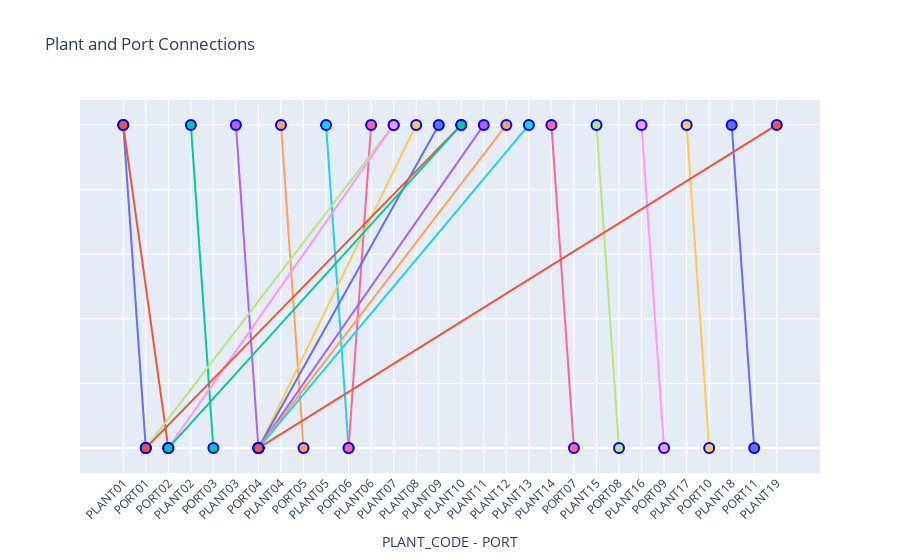

The notebook cell saved with this chart:
### Code cell
#göndərmə limnaları və anbarlar arasında əlaqə
import plotly.graph_objects as go
fig = go.Figure()
for _, row in df5.iterrows():
    fig.add_trace(
        go.Scatter(
            x = [row['PLANT_CODE'], row['PORT']],
            y = [1, 0],
            mode = 'lines+markers',
            marker = dict(
                size = 10,
                symbol = 'circle',
                line = dict(
                    color = 'blue',
                    width = 2
                )
            ),
            hoverinfo = 'text',
            text = f"Plant: {row['PLANT_CODE']}<br>Port: {row['PORT']}",
        )
    )
fig.update_layout(
    title_text = 'Plant and Port Connections',
    showlegend = False,
    xaxis = dict(
        title = 'PLANT_CODE - PORT',
        tickangle = -45
    ),
    yaxis = dict(
        title = '',
        showticklabels = False,
        range = [-0.2, 1.2]
    )
)

fig.show()

### Figure 1 — Plotly figure (JSON) as saved in the notebook; plotly's stock layout.template omitted (floating-point values rounded to 4 significant figures)
{"data": [{"hoverinfo": "text", "marker": {"line": {"color": "blue", "width": 2}, "size": 10, "symbol": "circle"}, "mode": "lines+markers", "text": "Plant: PLANT01<br>Port: PORT01", "type": "scatter", "x": ["PLANT01", "PORT01"], "y": [1, 0]}, {"hoverinfo": "text", "marker": {"line": {"color": "blue", "width": 2}, "size": 10, "symbol": "circle"}, "mode": "lines+markers", "text": "Plant: PLANT01<br>Port: PORT02", "type": "scatter", "x": ["PLANT01", "PORT02"], "y": [1, 0]}, {"hoverinfo": "text", "marker": {"line": {"color": "blue", "width": 2}, "size": 10, "symbol": "circle"}, "mode": "lines+markers", "text": "Plant: PLANT02<br>Port: PORT03", "type": "scatter", "x": ["PLANT02", "PORT03"], "y": [1, 0]}, {"hoverinfo": "text", "marker": {"line": {"color": "blue", "width": 2}, "size": 10, "symbol": "circle"}, "mode": "lines+markers", "text": "Plant: PLANT03<br>Port: PORT04", "type": "scatter", "x": ["PLANT03", "PORT04"], "y": [1, 0]}, {"hoverinfo": "text", "marker": {"line": {"color": "blue", "width": 2}, "size": 10, "symbol": "circle"}, "mode": "lines+markers", "text": "Plant: PLANT04<br>Port: PORT05", "type": "scatter", "x": ["PLANT04", "PORT05"], "y": [1, 0]}, {"hoverinfo": "text", "marker": {"line": {"color": "blue", "width": 2}, "size": 10, "symbol": "circle"}, "mode": "lines+markers", "text": "Plant: PLANT05<br>Port: PORT06", "type": "scatter", "x": ["PLANT05", "PORT06"], "y": [1, 0]}, {"hoverinfo": "text", "marker": {"line": {"color": "blue", "width": 2}, "size": 10, "symbol": "circle"}, "mode": "lines+markers", "text": "Plant: PLANT06<br>Port: PORT06", "type": "scatter", "x": ["PLANT06", "PORT06"], "y": [1, 0]}, {"hoverinfo": "text", "marker": {"line": {"color": "blue", "width": 2}, "size": 10, "symbol": "circle"}, "mode": "lines+markers", "text": "Plant: PLANT07<br>Port: PORT01", "type": "scatter", "x": ["PLANT07", "PORT01"], "y": [1, 0]}, {"hoverinfo": "text", "marker": {"line": {"color": "blue", "width": 2}, "size": 10, "symbol": "circle"}, "mode": "lines+markers", "text": "Plant: PLANT07<br>Port: PORT02", "type": "scatter", "x": ["PLANT07", "PORT02"], "y": [1, 0]}, {"hoverinfo": "text", "marker": {"line": {"color": "blue", "width": 2}, "size": 10, "symbol": "circle"}, "mode": "lines+markers", "text": "Plant: PLANT08<br>Port: PORT04", "type": "scatter", "x": ["PLANT08", "PORT04"], "y": [1, 0]}, {"hoverinfo": "text", "marker": {"line": {"color": "blue", "width": 2}, "size": 10, "symbol": "circle"}, "mode": "lines+markers", "text": "Plant: PLANT09<br>Port: PORT04", "type": "scatter", "x": ["PLANT09", "PORT04"], "y": [1, 0]}, {"hoverinfo": "text", "marker": {"line": {"color": "blue", "width": 2}, "size": 10, "symbol": "circle"}, "mode": "lines+markers", "text": "Plant: PLANT10<br>Port: PORT01", "type": "scatter", "x": ["PLANT10", "PORT01"], "y": [1, 0]}, {"hoverinfo": "text", "marker": {"line": {"color": "blue", "width": 2}, "size": 10, "symbol": "circle"}, "mode": "lines+markers", "text": "Plant: PLANT10<br>Port: PORT02", "type": "scatter", "x": ["PLANT10", "PORT02"], "y": [1, 0]}, {"hoverinfo": "text", "marker": {"line": {"color": "blue", "width": 2}, "size": 10, "symbol": "circle"}, "mode": "lines+markers", "text": "Plant: PLANT11<br>Port: PORT04", "type": "scatter", "x": ["PLANT11", "PORT04"], "y": [1, 0]}, {"hoverinfo": "text", "marker": {"line": {"color": "blue", "width": 2}, "size": 10, "symbol": "circle"}, "mode": "lines+markers", "text": "Plant: PLANT12<br>Port: PORT04", "type": "scatter", "x": ["PLANT12", "PORT04"], "y": [1, 0]}, {"hoverinfo": "text", "marker": {"line": {"color": "blue", "width": 2}, "size": 10, "symbol": "circle"}, "mode": "lines+markers", "text": "Plant: PLANT13<br>Port: PORT04", "type": "scatter", "x": ["PLANT13", "PORT04"], "y": [1, 0]}, {"hoverinfo": "text", "marker": {"line": {"color": "blue", "width": 2}, "size": 10, "symbol": "circle"}, "mode": "lines+markers", "text": "Plant: PLANT14<br>Port: PORT07", "type": "scatter", "x": ["PLANT14", "PORT07"], "y": [1, 0]}, {"hoverinfo": "text", "marker": {"line": {"color": "blue", "width": 2}, "size": 10, "symbol": "circle"}, "mode": "lines+markers", "text": "Plant: PLANT15<br>Port: PORT08", "type": "scatter", "x": ["PLANT15", "PORT08"], "y": [1, 0]}, {"hoverinfo": "text", "marker": {"line": {"color": "blue", "width": 2}, "size": 10, "symbol": "circle"}, "mode": "lines+markers", "text": "Plant: PLANT16<br>Port: PORT09", "type": "scatter", "x": ["PLANT16", "PORT09"], "y": [1, 0]}, {"hoverinfo": "text", "marker": {"line": {"color": "blue", "width": 2}, "size": 10, "symbol": "circle"}, "mode": "lines+markers", "text": "Plant: PLANT17<br>Port: PORT10", "type": "scatter", "x": ["PLANT17", "PORT10"], "y": [1, 0]}, {"hoverinfo": "text", "marker": {"line": {"color": "blue", "width": 2}, "size": 10, "symbol": "circle"}, "mode": "lines+markers", "text": "Plant: PLANT18<br>Port: PORT11", "type": "scatter", "x": ["PLANT18", "PORT11"], "y": [1, 0]}, {"hoverinfo": "text", "marker": {"line": {"color": "blue", "width": 2}, "size": 10, "symbol": "circle"}, "mode": "lines+markers", "text": "Plant: PLANT19<br>Port: PORT04", "type": "scatter", "x": ["PLANT19", "PORT04"], "y": [1, 0]}], "layout": {"autosize": true, "dragmode": "pan", "showlegend": false, "title": {"text": "Plant and Port Connections"}, "xaxis": {"autorange": true, "range": [-1.978, 30.98], "tickangle": -45, "title": {"text": "PLANT_CODE - PORT"}, "type": "category"}, "yaxis": {"autorange": true, "range": [-0.1044, 1.104], "showticklabels": false, "title": {"text": ""}, "type": "linear"}}}
